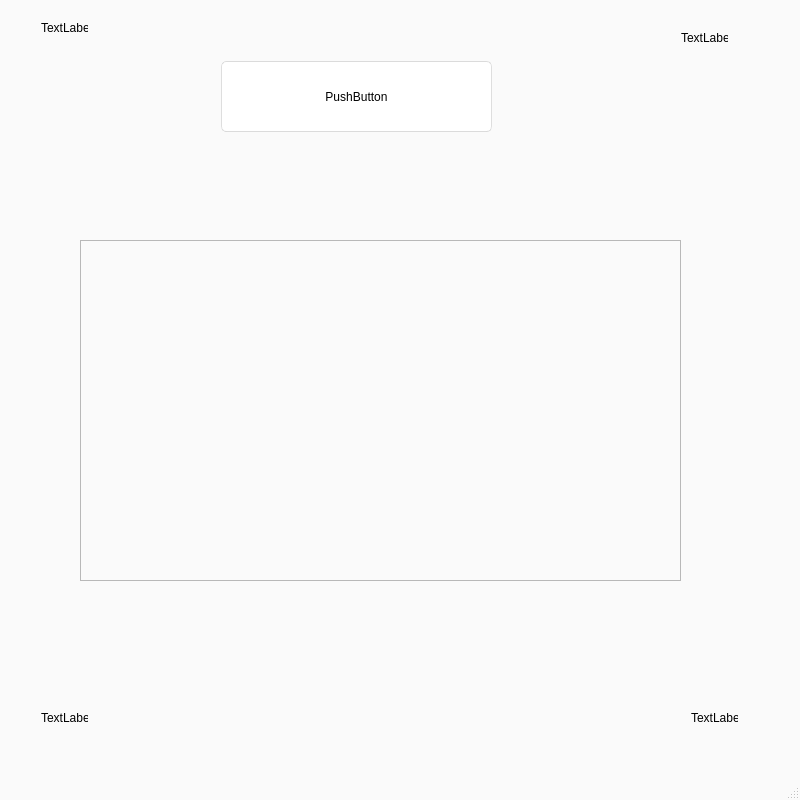
<?xml version="1.0" encoding="UTF-8"?>
<ui version="4.0">
 <class>MainWindow</class>
 <widget class="QMainWindow" name="MainWindow">
  <property name="geometry">
   <rect>
    <x>0</x>
    <y>0</y>
    <width>800</width>
    <height>800</height>
   </rect>
  </property>
  <property name="sizePolicy">
   <sizepolicy hsizetype="Preferred" vsizetype="Preferred">
    <horstretch>0</horstretch>
    <verstretch>0</verstretch>
   </sizepolicy>
  </property>
  <property name="minimumSize">
   <size>
    <width>800</width>
    <height>800</height>
   </size>
  </property>
  <property name="maximumSize">
   <size>
    <width>800</width>
    <height>800</height>
   </size>
  </property>
  <property name="windowTitle">
   <string>MainWindow</string>
  </property>
  <property name="styleSheet">
   <string notr="true">/*
Aqua Style Sheet for QT Applications
Author: Jaime A. Quiroga P.
Company: GTRONICK
Last updated: 22/01/2019, 07:55.
Available at: https://github.com/GTRONICK/QSS/blob/master/Aqua.qss
*/
QMainWindow {
	background-color:rgb(250,250,250);
}
QTextEdit {
	border-width: 1px;
	border-style: solid;
	border-color: qlineargradient(spread:pad, x1:0.5, y1:1, x2:0.5, y2:0, stop:0 rgba(0, 113, 255, 255), stop:1 rgba(91, 171, 252, 255));
}
QPlainTextEdit {
	border-width: 1px;
	border-style: solid;
	border-color: qlineargradient(spread:pad, x1:0.5, y1:1, x2:0.5, y2:0, stop:0 rgba(0, 113, 255, 255), stop:1 rgba(91, 171, 252, 255));
}
QToolButton {
	border-style: solid;
	border-top-color: qlineargradient(spread:pad, x1:0.5, y1:1, x2:0.5, y2:0, stop:0 rgb(215, 215, 215), stop:1 rgb(222, 222, 222));
	border-right-color: qlineargradient(spread:pad, x1:0, y1:0.5, x2:1, y2:0.5, stop:0 rgb(217, 217, 217), stop:1 rgb(227, 227, 227));
	border-left-color: qlineargradient(spread:pad, x1:0, y1:0.5, x2:1, y2:0.5, stop:0 rgb(227, 227, 227), stop:1 rgb(217, 217, 217));
	border-bottom-color: qlineargradient(spread:pad, x1:0.5, y1:1, x2:0.5, y2:0, stop:0 rgb(215, 215, 215), stop:1 rgb(222, 222, 222));
	border-width: 1px;
	border-radius: 5px;
	color: rgb(0,0,0);
	padding: 2px;
	background-color: rgb(255,255,255);
}
QToolButton:hover{
	border-style: solid;
	border-top-color: qlineargradient(spread:pad, x1:0.5, y1:1, x2:0.5, y2:0, stop:0 rgb(195, 195, 195), stop:1 rgb(222, 222, 222));
	border-right-color: qlineargradient(spread:pad, x1:0, y1:0.5, x2:1, y2:0.5, stop:0 rgb(197, 197, 197), stop:1 rgb(227, 227, 227));
	border-left-color: qlineargradient(spread:pad, x1:0, y1:0.5, x2:1, y2:0.5, stop:0 rgb(227, 227, 227), stop:1 rgb(197, 197, 197));
	border-bottom-color: qlineargradient(spread:pad, x1:0.5, y1:1, x2:0.5, y2:0, stop:0 rgb(195, 195, 195), stop:1 rgb(222, 222, 222));
	border-width: 1px;
	border-radius: 5px;
	color: rgb(0,0,0);
	padding: 2px;
	background-color: rgb(255,255,255);
}
QToolButton:pressed{
	border-style: solid;
	border-top-color: qlineargradient(spread:pad, x1:0.5, y1:1, x2:0.5, y2:0, stop:0 rgb(215, 215, 215), stop:1 rgb(222, 222, 222));
	border-right-color: qlineargradient(spread:pad, x1:0, y1:0.5, x2:1, y2:0.5, stop:0 rgb(217, 217, 217), stop:1 rgb(227, 227, 227));
	border-left-color: qlineargradient(spread:pad, x1:0, y1:0.5, x2:1, y2:0.5, stop:0 rgb(227, 227, 227), stop:1 rgb(217, 217, 217));
	border-bottom-color: qlineargradient(spread:pad, x1:0.5, y1:1, x2:0.5, y2:0, stop:0 rgb(215, 215, 215), stop:1 rgb(222, 222, 222));
	border-width: 1px;
	border-radius: 5px;
	color:rgb(230, 212, 255);
	padding: 2px;
	background-color: rgb(142,142,142);
}
QPushButton{
	border-style: solid;
	border-top-color: qlineargradient(spread:pad, x1:0.5, y1:1, x2:0.5, y2:0, stop:0 rgb(215, 215, 215), stop:1 rgb(222, 222, 222));
	border-right-color: qlineargradient(spread:pad, x1:0, y1:0.5, x2:1, y2:0.5, stop:0 rgb(217, 217, 217), stop:1 rgb(227, 227, 227));
	border-left-color: qlineargradient(spread:pad, x1:0, y1:0.5, x2:1, y2:0.5, stop:0 rgb(227, 227, 227), stop:1 rgb(217, 217, 217));
	border-bottom-color: qlineargradient(spread:pad, x1:0.5, y1:1, x2:0.5, y2:0, stop:0 rgb(215, 215, 215), stop:1 rgb(222, 222, 222));
	border-width: 1px;
	border-radius: 5px;
	color: rgb(0,0,0);
	padding: 2px;
	background-color: rgb(255,255,255);
}
QPushButton::default{
	border-style: solid;
	border-top-color: qlineargradient(spread:pad, x1:0.5, y1:1, x2:0.5, y2:0, stop:0 rgb(215, 215, 215), stop:1 rgb(222, 222, 222));
	border-right-color: qlineargradient(spread:pad, x1:0, y1:0.5, x2:1, y2:0.5, stop:0 rgb(217, 217, 217), stop:1 rgb(227, 227, 227));
	border-left-color: qlineargradient(spread:pad, x1:0, y1:0.5, x2:1, y2:0.5, stop:0 rgb(227, 227, 227), stop:1 rgb(217, 217, 217));
	border-bottom-color: qlineargradient(spread:pad, x1:0.5, y1:1, x2:0.5, y2:0, stop:0 rgb(215, 215, 215), stop:1 rgb(222, 222, 222));
	border-width: 1px;
	border-radius: 5px;
	color: rgb(0,0,0);
	padding: 2px;
	background-color: rgb(255,255,255);
}
QPushButton:hover{
	border-style: solid;
	border-top-color: qlineargradient(spread:pad, x1:0.5, y1:1, x2:0.5, y2:0, stop:0 rgb(195, 195, 195), stop:1 rgb(222, 222, 222));
	border-right-color: qlineargradient(spread:pad, x1:0, y1:0.5, x2:1, y2:0.5, stop:0 rgb(197, 197, 197), stop:1 rgb(227, 227, 227));
	border-left-color: qlineargradient(spread:pad, x1:0, y1:0.5, x2:1, y2:0.5, stop:0 rgb(227, 227, 227), stop:1 rgb(197, 197, 197));
	border-bottom-color: qlineargradient(spread:pad, x1:0.5, y1:1, x2:0.5, y2:0, stop:0 rgb(195, 195, 195), stop:1 rgb(222, 222, 222));
	border-width: 1px;
	border-radius: 5px;
	color: rgb(0,0,0);
	padding: 2px;
	background-color: rgb(255,255,255);
}
QPushButton:pressed{
	border-style: solid;
	border-top-color: qlineargradient(spread:pad, x1:0.5, y1:1, x2:0.5, y2:0, stop:0 rgb(215, 215, 215), stop:1 rgb(222, 222, 222));
	border-right-color: qlineargradient(spread:pad, x1:0, y1:0.5, x2:1, y2:0.5, stop:0 rgb(217, 217, 217), stop:1 rgb(227, 227, 227));
	border-left-color: qlineargradient(spread:pad, x1:0, y1:0.5, x2:1, y2:0.5, stop:0 rgb(227, 227, 227), stop:1 rgb(217, 217, 217));
	border-bottom-color: qlineargradient(spread:pad, x1:0.5, y1:1, x2:0.5, y2:0, stop:0 rgb(215, 215, 215), stop:1 rgb(222, 222, 222));
	border-width: 1px;
	border-radius: 5px;
	color: rgb(0,0,0);
	padding: 2px;
	background-color: rgb(142,142,142);
}
QPushButton:disabled{
	border-style: solid;
	border-top-color: qlineargradient(spread:pad, x1:0.5, y1:1, x2:0.5, y2:0, stop:0 rgb(215, 215, 215), stop:1 rgb(222, 222, 222));
	border-right-color: qlineargradient(spread:pad, x1:0, y1:0.5, x2:1, y2:0.5, stop:0 rgb(217, 217, 217), stop:1 rgb(227, 227, 227));
	border-left-color: qlineargradient(spread:pad, x1:0, y1:0.5, x2:1, y2:0.5, stop:0 rgb(227, 227, 227), stop:1 rgb(217, 217, 217));
	border-bottom-color: qlineargradient(spread:pad, x1:0.5, y1:1, x2:0.5, y2:0, stop:0 rgb(215, 215, 215), stop:1 rgb(222, 222, 222));
	border-width: 1px;
	border-radius: 5px;
	color: #808086;
	padding: 2px;
	background-color: rgb(142,142,142);
}
QLineEdit {
	border-width: 1px; border-radius: 4px;
	border-style: solid;
	border-color: qlineargradient(spread:pad, x1:0.5, y1:1, x2:0.5, y2:0, stop:0 rgba(0, 113, 255, 255), stop:1 rgba(91, 171, 252, 255));
}
QLabel {
	color: #000000;
}
QLCDNumber {
	color: rgb(0, 113, 255, 255);
}
QProgressBar {
	text-align: center;
	color: rgb(240, 240, 240);
	border-width: 1px; 
	border-radius: 10px;
	border-color: rgb(230, 230, 230);
	border-style: solid;
	background-color:rgb(207,207,207);
}
QProgressBar::chunk {
	background-color: qlineargradient(spread:pad, x1:0.5, y1:1, x2:0.5, y2:0, stop:0 rgba(49, 147, 250, 255), stop:1 rgba(34, 142, 255, 255));
	border-radius: 10px;
}
QMenuBar {
	background-color: qlineargradient(spread:pad, x1:0.5, y1:1, x2:0.5, y2:0, stop:0 rgba(207, 209, 207, 255), stop:1 rgba(230, 229, 230, 255));
}
QMenuBar::item {
	color: #000000;
  	spacing: 3px;
  	padding: 1px 4px;
	background-color: qlineargradient(spread:pad, x1:0.5, y1:1, x2:0.5, y2:0, stop:0 rgba(207, 209, 207, 255), stop:1 rgba(230, 229, 230, 255));
}

QMenuBar::item:selected {
  	background-color: qlineargradient(spread:pad, x1:0.5, y1:1, x2:0.5, y2:0, stop:0 rgba(0, 113, 255, 255), stop:1 rgba(91, 171, 252, 255));
	color: #FFFFFF;
}
QMenu::item:selected {
	border-style: solid;
	border-top-color: transparent;
	border-right-color: transparent;
	border-left-color: qlineargradient(spread:pad, x1:0.5, y1:1, x2:0.5, y2:0, stop:0 rgba(0, 113, 255, 255), stop:1 rgba(91, 171, 252, 255));
	border-bottom-color: transparent;
	border-left-width: 2px;
	color: #000000;
	padding-left:15px;
	padding-top:4px;
	padding-bottom:4px;
	padding-right:7px;
}
QMenu::item {
	border-style: solid;
	border-top-color: transparent;
	border-right-color: transparent;
	border-left-color: transparent;
	border-bottom-color: transparent;
	border-bottom-width: 1px;
	color: #000000;
	padding-left:17px;
	padding-top:4px;
	padding-bottom:4px;
	padding-right:7px;
}
QTabWidget {
	color:rgb(0,0,0);
	background-color:#000000;
}
QTabWidget::pane {
		border-color: rgb(223,223,223);
		background-color:rgb(226,226,226);
		border-style: solid;
		border-width: 2px;
    	border-radius: 6px;
}
QTabBar::tab:first {
	border-style: solid;
	border-left-width:1px;
	border-right-width:0px;
	border-top-width:1px;
	border-bottom-width:1px;
	border-top-color: rgb(209,209,209);
	border-left-color: qlineargradient(spread:pad, x1:0.5, y1:1, x2:0.5, y2:0, stop:0 rgba(209, 209, 209, 209), stop:1 rgba(229, 229, 229, 229));
	border-bottom-color: rgb(229,229,229);
	border-top-left-radius: 4px;
	border-bottom-left-radius: 4px;
	color: #000000;
	padding: 3px;
	margin-left:0px;
	background-color: qlineargradient(spread:pad, x1:0.5, y1:1, x2:0.5, y2:0, stop:0 rgba(247, 247, 247, 255), stop:1 rgba(255, 255, 255, 255));
}
QTabBar::tab:last {
	border-style: solid;
	border-width:1px;
	border-top-color: rgb(209,209,209);
	border-left-color: qlineargradient(spread:pad, x1:0.5, y1:1, x2:0.5, y2:0, stop:0 rgba(209, 209, 209, 209), stop:1 rgba(229, 229, 229, 229));
	border-right-color: qlineargradient(spread:pad, x1:0.5, y1:1, x2:0.5, y2:0, stop:0 rgba(209, 209, 209, 209), stop:1 rgba(229, 229, 229, 229));
	border-bottom-color: rgb(229,229,229);
	border-top-right-radius: 4px;
	border-bottom-right-radius: 4px;
	color: #000000;
	padding: 3px;
	margin-left:0px;
	background-color: qlineargradient(spread:pad, x1:0.5, y1:1, x2:0.5, y2:0, stop:0 rgba(247, 247, 247, 255), stop:1 rgba(255, 255, 255, 255));
}
QTabBar::tab {
	border-style: solid;
	border-top-width:1px;
	border-bottom-width:1px;
	border-left-width:1px;
	border-top-color: rgb(209,209,209);
	border-left-color: qlineargradient(spread:pad, x1:0.5, y1:1, x2:0.5, y2:0, stop:0 rgba(209, 209, 209, 209), stop:1 rgba(229, 229, 229, 229));
	border-bottom-color: rgb(229,229,229);
	color: #000000;
	padding: 3px;
	margin-left:0px;
	background-color: qlineargradient(spread:pad, x1:0.5, y1:1, x2:0.5, y2:0, stop:0 rgba(247, 247, 247, 255), stop:1 rgba(255, 255, 255, 255));
}
QTabBar::tab:selected, QTabBar::tab:last:selected, QTabBar::tab:hover {
  	border-style: solid;
  	border-left-width:1px;
	border-right-color: transparent;
	border-top-color: rgb(209,209,209);
	border-left-color: qlineargradient(spread:pad, x1:0.5, y1:1, x2:0.5, y2:0, stop:0 rgba(209, 209, 209, 209), stop:1 rgba(229, 229, 229, 229));
	border-bottom-color: rgb(229,229,229);
	color: #FFFFFF;
	padding: 3px;
	margin-left:0px;
	background-color: qlineargradient(spread:pad, x1:0.5, y1:1, x2:0.5, y2:0, stop:0 rgba(0, 113, 255, 255), stop:1 rgba(91, 171, 252, 255));
}

QTabBar::tab:selected, QTabBar::tab:first:selected, QTabBar::tab:hover {
  	border-style: solid;
  	border-left-width:1px;
  	border-bottom-width:1px;
  	border-top-width:1px;
	border-right-color: transparent;
	border-top-color: rgb(209,209,209);
	border-left-color: qlineargradient(spread:pad, x1:0.5, y1:1, x2:0.5, y2:0, stop:0 rgba(209, 209, 209, 209), stop:1 rgba(229, 229, 229, 229));
	border-bottom-color: rgb(229,229,229);
	color: #FFFFFF;
	padding: 3px;
	margin-left:0px;
	background-color: qlineargradient(spread:pad, x1:0.5, y1:1, x2:0.5, y2:0, stop:0 rgba(0, 113, 255, 255), stop:1 rgba(91, 171, 252, 255));
}

QCheckBox {
	color: #000000;
	padding: 2px;
}
QCheckBox:disabled {
	color: #808086;
	padding: 2px;
}

QCheckBox:hover {
	border-radius:4px;
	border-style:solid;
	padding-left: 1px;
	padding-right: 1px;
	padding-bottom: 1px;
	padding-top: 1px;
	border-width:1px;
	border-color: transparent;
}
QCheckBox::indicator:checked {

	height: 10px;
	width: 10px;
	border-style:solid;
	border-width: 1px;
	border-color: qlineargradient(spread:pad, x1:0.5, y1:1, x2:0.5, y2:0, stop:0 rgba(0, 113, 255, 255), stop:1 rgba(91, 171, 252, 255));
	color: #000000;
	background-color: qlineargradient(spread:pad, x1:0.5, y1:1, x2:0.5, y2:0, stop:0 rgba(0, 113, 255, 255), stop:1 rgba(91, 171, 252, 255));
}
QCheckBox::indicator:unchecked {

	height: 10px;
	width: 10px;
	border-style:solid;
	border-width: 1px;
	border-color: qlineargradient(spread:pad, x1:0.5, y1:1, x2:0.5, y2:0, stop:0 rgba(0, 113, 255, 255), stop:1 rgba(91, 171, 252, 255));
	color: #000000;
}
QRadioButton {
	color: 000000;
	padding: 1px;
}
QRadioButton::indicator:checked {
	height: 10px;
	width: 10px;
	border-style:solid;
	border-radius:5px;
	border-width: 1px;
	border-color: qlineargradient(spread:pad, x1:0.5, y1:1, x2:0.5, y2:0, stop:0 rgba(0, 113, 255, 255), stop:1 rgba(91, 171, 252, 255));
	color: #a9b7c6;
	background-color: qlineargradient(spread:pad, x1:0.5, y1:1, x2:0.5, y2:0, stop:0 rgba(0, 113, 255, 255), stop:1 rgba(91, 171, 252, 255));
}
QRadioButton::indicator:!checked {
	height: 10px;
	width: 10px;
	border-style:solid;
	border-radius:5px;
	border-width: 1px;
	border-color: qlineargradient(spread:pad, x1:0.5, y1:1, x2:0.5, y2:0, stop:0 rgba(0, 113, 255, 255), stop:1 rgba(91, 171, 252, 255));
	color: #a9b7c6;
	background-color: transparent;
}
QStatusBar {
	color:#027f7f;
}
QSpinBox {
	border-style: solid;
	border-width: 1px;
	border-color: qlineargradient(spread:pad, x1:0.5, y1:1, x2:0.5, y2:0, stop:0 rgba(0, 113, 255, 255), stop:1 rgba(91, 171, 252, 255));
}
QDoubleSpinBox {
	border-style: solid;
	border-width: 1px;
	border-color: qlineargradient(spread:pad, x1:0.5, y1:1, x2:0.5, y2:0, stop:0 rgba(0, 113, 255, 255), stop:1 rgba(91, 171, 252, 255));
}
QTimeEdit {
	border-style: solid;
	border-width: 1px;
	border-color: qlineargradient(spread:pad, x1:0.5, y1:1, x2:0.5, y2:0, stop:0 rgba(0, 113, 255, 255), stop:1 rgba(91, 171, 252, 255));
}
QDateTimeEdit {
	border-style: solid;
	border-width: 1px;
	border-color: qlineargradient(spread:pad, x1:0.5, y1:1, x2:0.5, y2:0, stop:0 rgba(0, 113, 255, 255), stop:1 rgba(91, 171, 252, 255));
}
QDateEdit {
	border-style: solid;
	border-width: 1px;
	border-color: qlineargradient(spread:pad, x1:0.5, y1:1, x2:0.5, y2:0, stop:0 rgba(0, 113, 255, 255), stop:1 rgba(91, 171, 252, 255));
}

QToolBox {
	color: #a9b7c6;
	background-color:#000000;
}
QToolBox::tab {
	color: #a9b7c6;
	background-color:#000000;
}
QToolBox::tab:selected {
	color: #FFFFFF;
	background-color:#000000;
}
QScrollArea {
	color: #FFFFFF;
	background-color:#000000;
}
QSlider::groove:horizontal {
	height: 5px;
	background-color: qlineargradient(spread:pad, x1:0.5, y1:1, x2:0.5, y2:0, stop:0 rgba(49, 147, 250, 255), stop:1 rgba(34, 142, 255, 255));
}
QSlider::groove:vertical {
	width: 5px;
	background-color: qlineargradient(spread:pad, x1:0.5, y1:1, x2:0.5, y2:0, stop:0 rgba(49, 147, 250, 255), stop:1 rgba(34, 142, 255, 255));
}
QSlider::handle:horizontal {
	background: rgb(253,253,253);
	border-style: solid;
	border-width: 1px;
	border-color: rgb(207,207,207);
	width: 12px;
	margin: -5px 0;
	border-radius: 7px;
}
QSlider::handle:vertical {
	background: rgb(253,253,253);
	border-style: solid;
	border-width: 1px;
	border-color: rgb(207,207,207);
	height: 12px;
	margin: 0 -5px;
	border-radius: 7px;
}
QSlider::add-page:horizontal {
    background: rgb(181,181,181);
}
QSlider::add-page:vertical {
    background: rgb(181,181,181);
}
QSlider::sub-page:horizontal {
    background-color: qlineargradient(spread:pad, x1:0.5, y1:1, x2:0.5, y2:0, stop:0 rgba(49, 147, 250, 255), stop:1 rgba(34, 142, 255, 255));
}
QSlider::sub-page:vertical {
    background-color: qlineargradient(spread:pad, y1:0.5, x1:1, y2:0.5, x2:0, stop:0 rgba(49, 147, 250, 255), stop:1 rgba(34, 142, 255, 255));
}
QScrollBar:horizontal {
	max-height: 20px;
	border: 1px transparent grey;
	margin: 0px 20px 0px 20px;
}
QScrollBar:vertical {
	max-width: 20px;
	border: 1px transparent grey;
	margin: 20px 0px 20px 0px;
}
QScrollBar::handle:horizontal {
	background: rgb(253,253,253);
	border-style: solid;
	border-width: 1px;
	border-color: rgb(207,207,207);
	border-radius: 7px;
	min-width: 25px;
}
QScrollBar::handle:horizontal:hover {
	background: rgb(253,253,253);
	border-style: solid;
	border-width: 1px;
	border-color: rgb(147, 200, 200);
	border-radius: 7px;
	min-width: 25px;
}
QScrollBar::handle:vertical {
	background: rgb(253,253,253);
	border-style: solid;
	border-width: 1px;
	border-color: rgb(207,207,207);
	border-radius: 7px;
	min-height: 25px;
}
QScrollBar::handle:vertical:hover {
	background: rgb(253,253,253);
	border-style: solid;
	border-width: 1px;
	border-color: rgb(147, 200, 200);
	border-radius: 7px;
	min-height: 25px;
}
QScrollBar::add-line:horizontal {
   border: 2px transparent grey;
   border-top-right-radius: 7px;
   border-bottom-right-radius: 7px;
   background: rgba(34, 142, 255, 255);
   width: 20px;
   subcontrol-position: right;
   subcontrol-origin: margin;
}
QScrollBar::add-line:horizontal:pressed {
   border: 2px transparent grey;
   border-top-right-radius: 7px;
   border-bottom-right-radius: 7px;
   background: rgb(181,181,181);
   width: 20px;
   subcontrol-position: right;
   subcontrol-origin: margin;
}
QScrollBar::add-line:vertical {
   border: 2px transparent grey;
   border-bottom-left-radius: 7px;
   border-bottom-right-radius: 7px;
   background: rgba(34, 142, 255, 255);
   height: 20px;
   subcontrol-position: bottom;
   subcontrol-origin: margin;
}
QScrollBar::add-line:vertical:pressed {
   border: 2px transparent grey;
   border-bottom-left-radius: 7px;
   border-bottom-right-radius: 7px;
   background: rgb(181,181,181);
   height: 20px;
   subcontrol-position: bottom;
   subcontrol-origin: margin;
}
QScrollBar::sub-line:horizontal {
   border: 2px transparent grey;
   border-top-left-radius: 7px;
   border-bottom-left-radius: 7px;
   background: rgba(34, 142, 255, 255);
   width: 20px;
   subcontrol-position: left;
   subcontrol-origin: margin;
}
QScrollBar::sub-line:horizontal:pressed {
   border: 2px transparent grey;
   border-top-left-radius: 7px;
   border-bottom-left-radius: 7px;
   background: rgb(181,181,181);
   width: 20px;
   subcontrol-position: left;
   subcontrol-origin: margin;
}
QScrollBar::sub-line:vertical {
   border: 2px transparent grey;
   border-top-left-radius: 7px;
   border-top-right-radius: 7px;
   background: rgba(34, 142, 255, 255);
   height: 20px;
   subcontrol-position: top;
   subcontrol-origin: margin;
}
QScrollBar::sub-line:vertical:pressed {
   border: 2px transparent grey;
   border-top-left-radius: 7px;
   border-top-right-radius: 7px;
   background: rgb(181,181,181);
   height: 20px;
   subcontrol-position: top;
   subcontrol-origin: margin;
}
QScrollBar::left-arrow:horizontal {
   border: 1px transparent grey;
   border-top-left-radius: 3px;
   border-bottom-left-radius: 3px;
   width: 6px;
   height: 6px;
   background: white;
}
QScrollBar::right-arrow:horizontal {
   border: 1px transparent grey;
   border-top-right-radius: 3px;
   border-bottom-right-radius: 3px;
   width: 6px;
   height: 6px;
   background: white;
}
QScrollBar::up-arrow:vertical {
   border: 1px transparent grey;
   border-top-left-radius: 3px;
   border-top-right-radius: 3px;
   width: 6px;
   height: 6px;
   background: white;
}
QScrollBar::down-arrow:vertical {
   border: 1px transparent grey;
   border-bottom-left-radius: 3px;
   border-bottom-right-radius: 3px;
   width: 6px;
   height: 6px;
   background: white;
}
QScrollBar::add-page:horizontal, QScrollBar::sub-page:horizontal {
   background: none;
}
QScrollBar::add-page:vertical, QScrollBar::sub-page:vertical {
   background: none;
}</string>
  </property>
  <widget class="QWidget" name="centralWidget">
   <layout class="QGridLayout" name="gridLayout">
    <item row="4" column="0">
     <widget class="QWidget" name="widget" native="true">
      <property name="styleSheet">
       <string notr="true"/>
      </property>
      <widget class="QFrame" name="frame">
       <property name="geometry">
        <rect>
         <x>69</x>
         <y>229</y>
         <width>601</width>
         <height>341</height>
        </rect>
       </property>
       <property name="frameShape">
        <enum>QFrame::StyledPanel</enum>
       </property>
       <property name="frameShadow">
        <enum>QFrame::Raised</enum>
       </property>
      </widget>
      <widget class="QLabel" name="label">
       <property name="geometry">
        <rect>
         <x>30</x>
         <y>10</y>
         <width>47</width>
         <height>13</height>
        </rect>
       </property>
       <property name="text">
        <string>TextLabel</string>
       </property>
      </widget>
      <widget class="QLabel" name="label_2">
       <property name="geometry">
        <rect>
         <x>670</x>
         <y>20</y>
         <width>47</width>
         <height>13</height>
        </rect>
       </property>
       <property name="text">
        <string>TextLabel</string>
       </property>
      </widget>
      <widget class="QLabel" name="label_3">
       <property name="geometry">
        <rect>
         <x>30</x>
         <y>700</y>
         <width>47</width>
         <height>13</height>
        </rect>
       </property>
       <property name="text">
        <string>TextLabel</string>
       </property>
      </widget>
      <widget class="QLabel" name="label_4">
       <property name="geometry">
        <rect>
         <x>680</x>
         <y>700</y>
         <width>47</width>
         <height>13</height>
        </rect>
       </property>
       <property name="text">
        <string>TextLabel</string>
       </property>
      </widget>
      <widget class="QPushButton" name="pushButton">
       <property name="geometry">
        <rect>
         <x>210</x>
         <y>50</y>
         <width>271</width>
         <height>71</height>
        </rect>
       </property>
       <property name="text">
        <string>PushButton</string>
       </property>
      </widget>
     </widget>
    </item>
   </layout>
  </widget>
  <widget class="QMenuBar" name="menuBar">
   <property name="geometry">
    <rect>
     <x>0</x>
     <y>0</y>
     <width>800</width>
     <height>18</height>
    </rect>
   </property>
  </widget>
  <widget class="QStatusBar" name="statusBar"/>
 </widget>
 <layoutdefault spacing="6" margin="11"/>
 <resources/>
 <connections/>
</ui>
